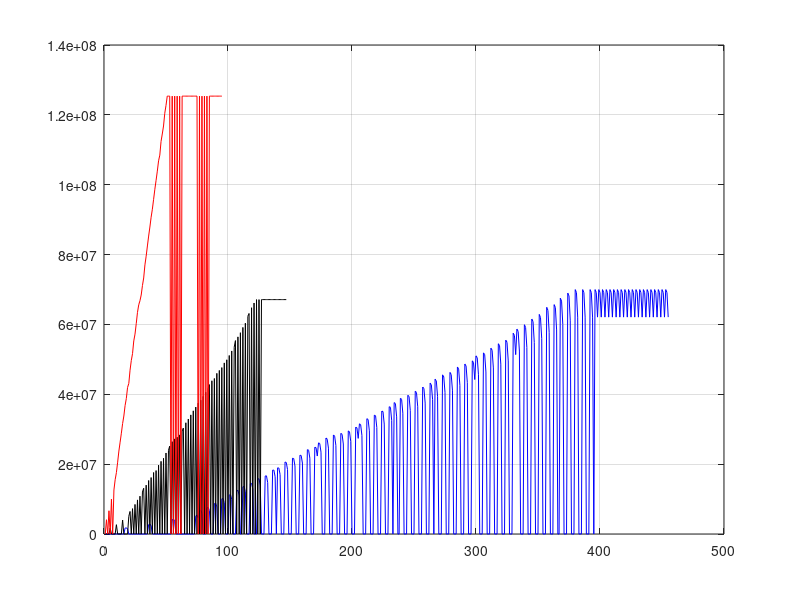

Reproduce this figure in MATLAB.
clc;
clear all;
close all;

numBytes_1 = csvread('bytes_1.txt');
numBytes_2 = csvread('bytes_2.txt');
numBytes_3 = csvread('bytes_3.txt');

plot(numBytes_1, 'b');
hold on
plot(numBytes_2, 'k');
plot(numBytes_3, 'r');
txt = findobj(gca,'Type','text');
set(findobj(gca,'Type','text'),'FontSize',20)
set(txt(1:end),'VerticalAlignment', 'Middle');
grid on
